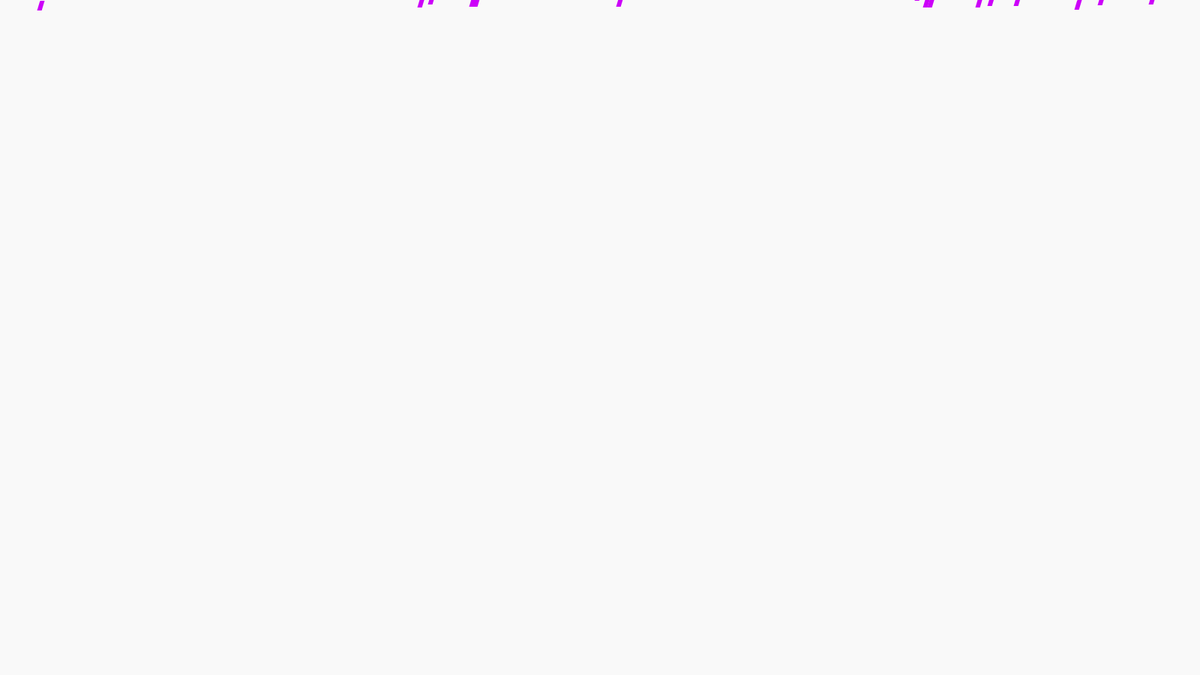
Frame 1 (no input)
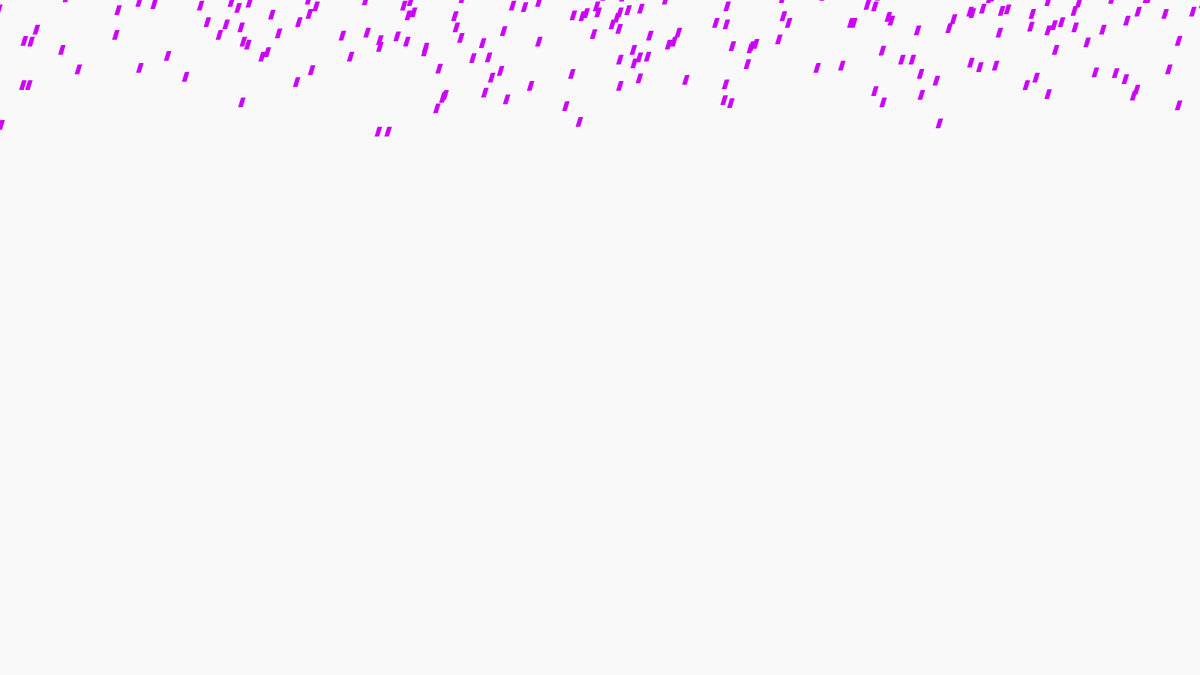
Frame 60 (the mouse pressed at the canvas centre just before this capture)
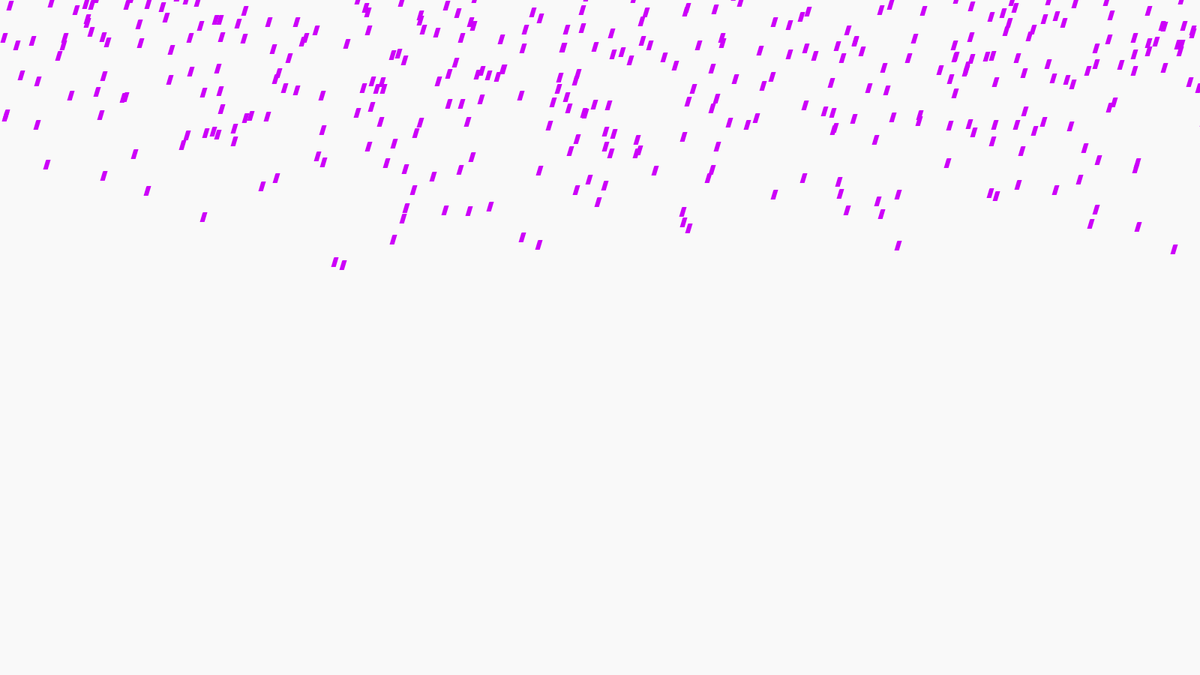
Frame 120 (the mouse held since frame 60 and released just before this capture)

The Processing sketch that drew these frames (run headless with seeded random() and noise(); from frame 60 on, the mouse is pressed at the canvas centre):

// Processing sketch: random_rain
// ── random_rain.pde
//trevor Roddy
//generate rain

raindrop[] rd = new raindrop[999];

void setup()
{
   //runs once
     size(1600,900);
     frameRate(300);
       for (int k = 0; k< rd.length; k++)
       rd[k] = new raindrop();
} 

void draw()
{
  //runs forever
  // random number generator
  background(249,249,249); 
  //generate a plygon at an angle, purple colored, given a random float
  for (int k = 0; k< rd.length; k++) {
    rd[k].rain();
    rd[k].drop();
  }
}

// ── raindrop.pde
public class raindrop{
  
      float y = random(-500,0);
      float x = random(2100);
      float dropspeed = random(.5,3);
      
    void rain() {
          y = y+ dropspeed;
          x = x - (dropspeed / 3);
          if (y > 900) {
            y = y - 1000;
            x = random(2100);
          }
          
    }
    
    void drop() {
      
      strokeWeight(3.0); 
      stroke(204,0,249);
      
      beginShape();
        vertex(x,y); //top left, top right, bottom right, bottom left, start point.
        vertex(x+3,y);
        vertex(x,y + 10);
        vertex(x-3,y + 10);
        vertex(x,y);
      endShape();
    }
}
